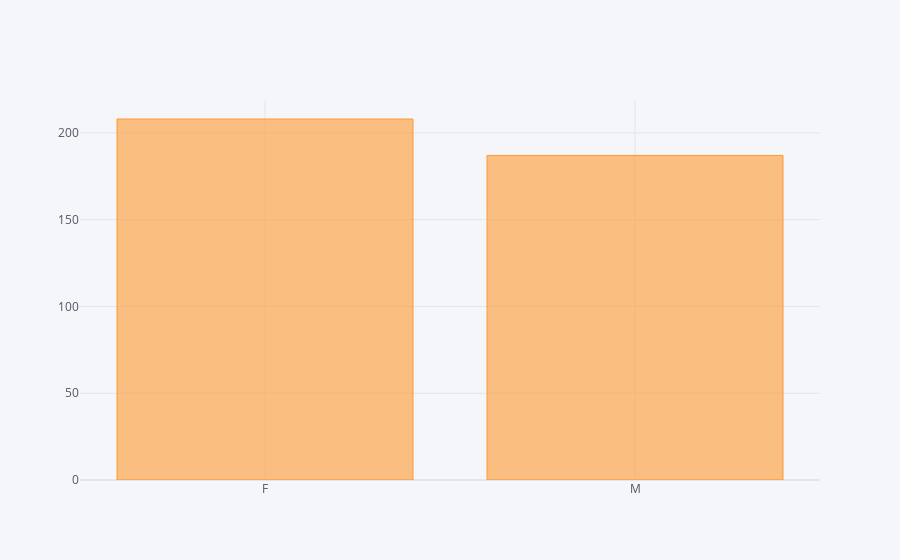

Notebook cell for this chart:
### Code cell
df['sex'].value_counts().iplot(kind='bar')

### Figure 1 — Plotly figure (JSON) as saved in the notebook; plotly's stock layout.template omitted (floating-point values rounded to 4 significant figures)
{"data": [{"marker": {"color": "rgba(255, 153, 51, 0.6)", "line": {"color": "rgba(255, 153, 51, 1.0)", "width": 1}}, "name": "sex", "orientation": "v", "text": "", "type": "bar", "x": ["F", "M"], "y": [208, 187]}], "layout": {"legend": {"bgcolor": "#F5F6F9", "font": {"color": "#4D5663"}}, "paper_bgcolor": "#F5F6F9", "plot_bgcolor": "#F5F6F9", "title": {"font": {"color": "#4D5663"}}, "xaxis": {"gridcolor": "#E1E5ED", "showgrid": true, "tickfont": {"color": "#4D5663"}, "title": {"font": {"color": "#4D5663"}, "text": ""}, "zerolinecolor": "#E1E5ED"}, "yaxis": {"gridcolor": "#E1E5ED", "showgrid": true, "tickfont": {"color": "#4D5663"}, "title": {"font": {"color": "#4D5663"}, "text": ""}, "zerolinecolor": "#E1E5ED"}}}
